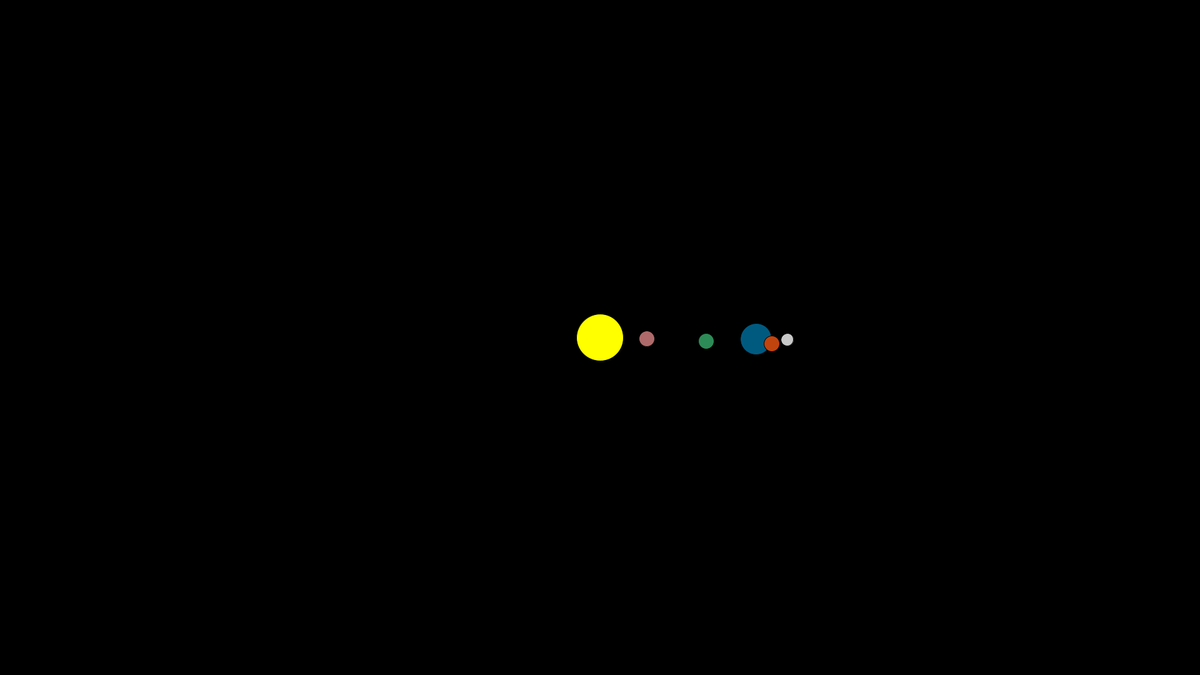
Frame 1 (no input)
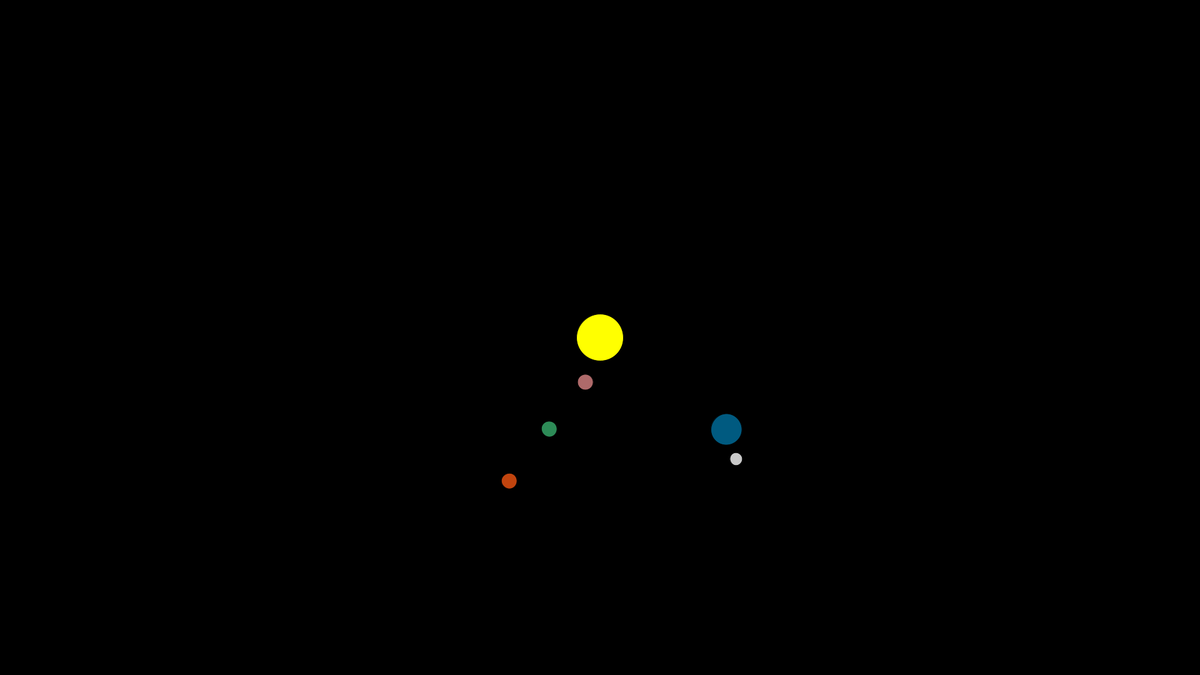
Frame 60 (the mouse pressed at the canvas centre just before this capture)
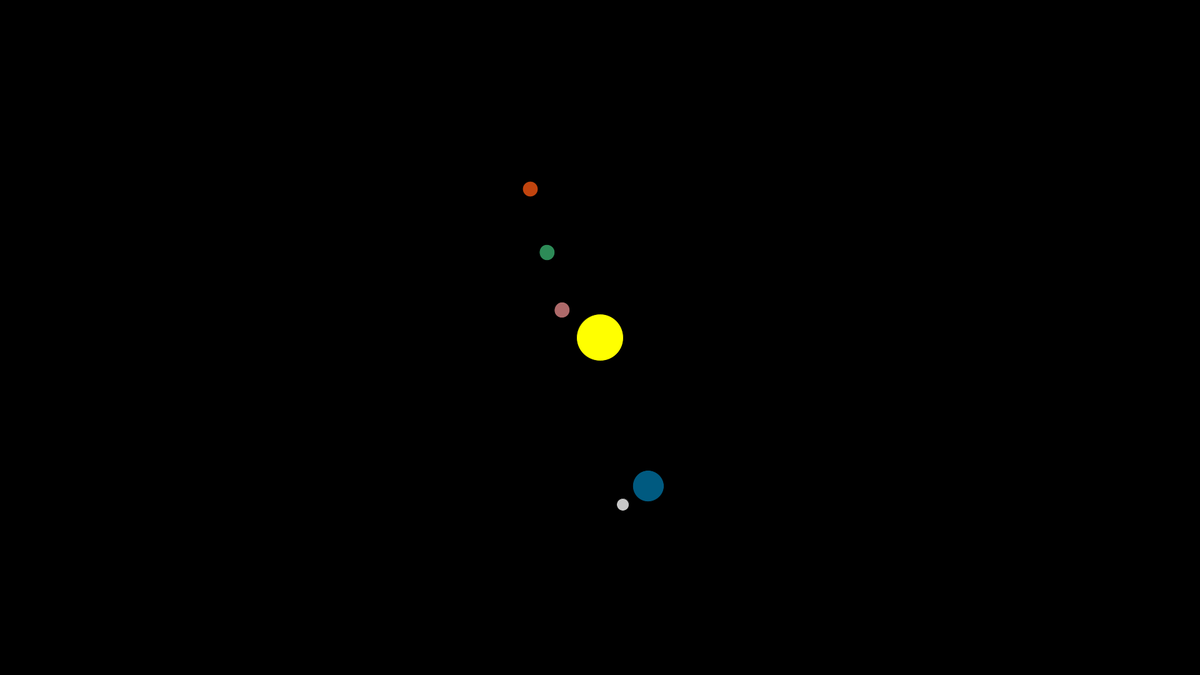
Frame 120 (the mouse held since frame 60 and released just before this capture)

The Processing sketch that drew these frames (run headless with seeded random() and noise(); from frame 60 on, the mouse is pressed at the canvas centre):

// Processing sketch: ddavieau_Assignment3
// ── ddavieau_Assignment3.pde

float earthVel = 0;
float moonVel = 0;

float mercVel = 0;
float venusVel = 0;
float marsVel = 0;

void setup()
{
  size(1920, 1080); 
}

void draw()
{
  background(0);
  noFill();
  stroke(0);
  //ellipseMode(CENTER);
  drawSun();
     
  earthVel += TWO_PI / 600;
  moonVel += TWO_PI /600;
  mercVel += TWO_PI /200;
  venusVel += TWO_PI /1100;
  translate(width/2, height/2);
  pushMatrix();
    rotate(earthVel);
    translate(250, 0);
    drawEarth();
    pushMatrix();
      rotate(moonVel);
      translate(50, 0);
      fill(200);
      ellipse(0,0, 20, 20);
    popMatrix();
  popMatrix();
  
    rotate(mercVel);
    translate(75, 0);
    drawMerc();
    
    rotate(venusVel);
    translate(95, 0);
    drawVenus();
    
    rotate(marsVel);
    translate(105, 0);
    drawMars();
}

void drawSun()
{
  fill(255, 255, 0);
  stroke(0);
  ellipseMode(CENTER);
  ellipse(width/2, height/2, 75, 75);
  
}

void drawEarth()
{
  fill(0, 90, 128);
  stroke(0);
  ellipseMode(CENTER);
  ellipse(0, 0, 50, 50);
  noFill();
}

void drawMerc()
{
  fill(174,106,106);
  stroke(0);
  ellipseMode(CENTER);
  ellipse(0, 0, 25, 25);
  noFill();
}

void drawVenus()
{
  fill(45, 139, 87);
  stroke(0);
  ellipseMode(CENTER);
  ellipse(0, 0, 25, 25);
  noFill();
}

void drawMars()
{
  fill(193,68,14);
  stroke(0);
  ellipseMode(CENTER);
  ellipse(0, 0, 25, 25);
  noFill();
}

// ── polygon.pde
  void polygon(float x, float y, float radius,int sides,float strokeWt, color fillCol) {
     //local variables in this function hide the global ones because we are re-declaring them
     float theta  = 0;
     float rotAmount = TWO_PI/sides;
     fill(fillCol);
     beginShape();
     float x2=0, y2=0;
     for(int i = 0; i < sides; i += 1 ) { 
       x2 = x + cos(theta)*radius*2;
       y2 = y + sin(theta)*radius*2;
       vertex(x2,y2);
       theta += rotAmount;
     }
     endShape(CLOSE);
  }
